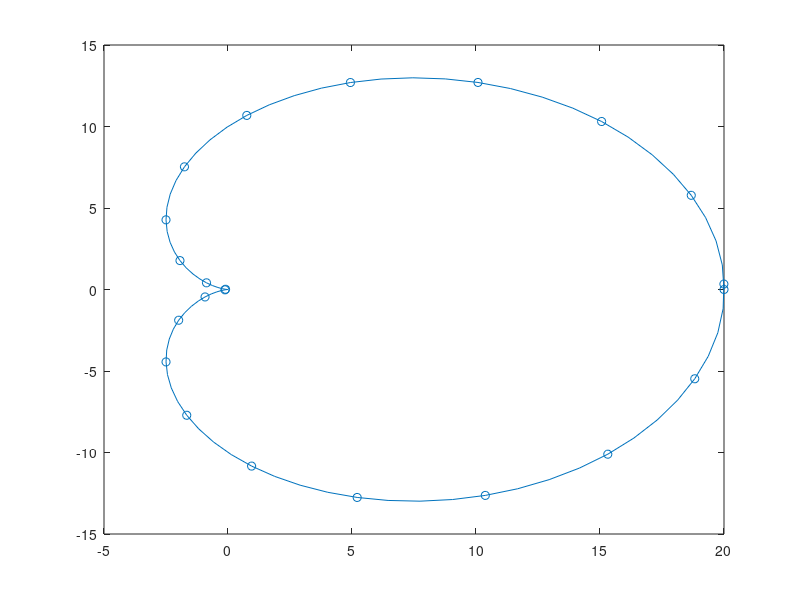

The MATLAB source for this figure:
A=[20.0000         0;
   18.6800    5.7784;
   15.0651   10.3066;
   10.0801   12.7025;
    4.9366   12.6977;
    0.7574   10.6805;
   -1.7558    7.5259;
   -2.4998    4.2742;
   -1.9364    1.7738;
   -0.8673    0.4100;
   -0.0991    0.0141;
   -0.1236   -0.0198;
   -0.9258   -0.4569;
   -1.9895   -1.8849;
   -2.4991   -4.4428;
   -1.6636   -7.7147;
    0.9516  -10.8333;
    5.2084  -12.7575;
   10.3753  -12.6323;
   15.3146  -10.1035;
   18.8210   -5.4770;
   19.9958    0.3363];
X=A(:,1);
Y=A(:,2);
t=1:1:size(A,1);
ppx=spline (t,X);
ppy=spline (t,Y);
ti=1:0.25:size(A,1);
plot(ppval(ppx,ti),ppval(ppy,ti))
hold on
scatter(X,Y)
hold off
